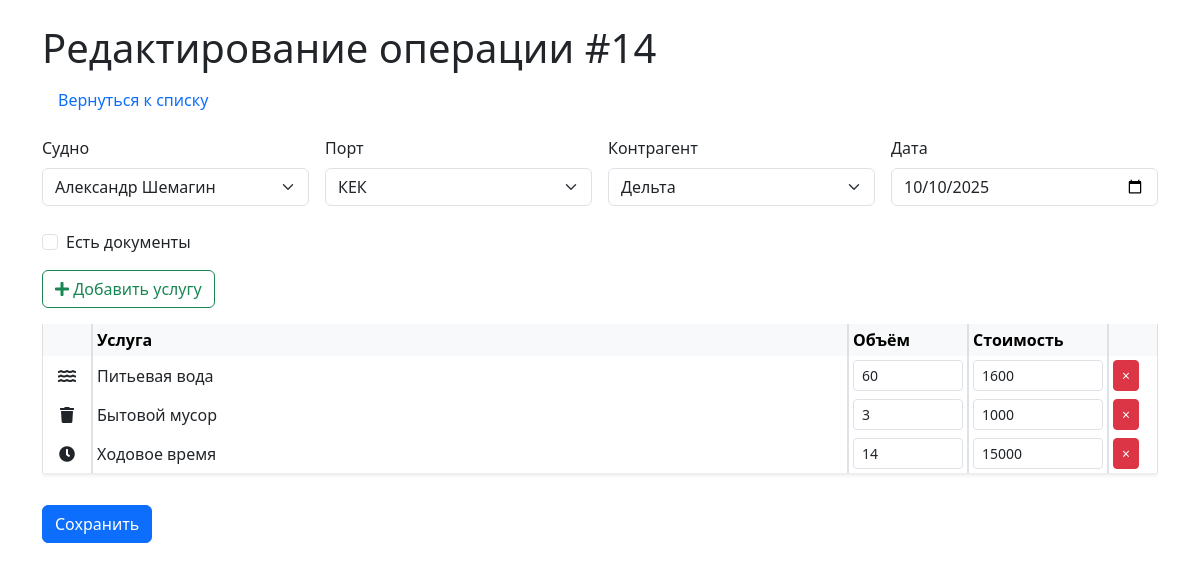
The app's page /edit/14 with its own data.
### models/schemas.py (models this page shows)
class Operation(Base):
    __tablename__ = "operations"
    id = Column(Integer, primary_key=True, index=True)
    ship_id = Column(Integer, ForeignKey("ships.id"))
    port_id = Column(Integer, ForeignKey("ports.id"))
    contractor_id = Column(Integer, ForeignKey("contractors.id"))
    date = Column(Date)
    has_documents = Column(Boolean, default=False)
    document_path = Column(String, nullable=True)
    ship = relationship("Ship")
    port = relationship("Port")
    contractor = relationship("Contractor")
    items = relationship("OperationItem", back_populates="operation", cascade="all, delete-orphan")

class Ship(Base):
    __tablename__ = "ships"
    id = Column(Integer, primary_key=True, index=True)
    name = Column(String, unique=True, index=True)

class Port(Base):
    __tablename__ = "ports"
    id = Column(Integer, primary_key=True, index=True)
    name = Column(String, unique=True, index=True)

class Contractor(Base):
    __tablename__ = "contractors"
    id = Column(Integer, primary_key=True, index=True)
    name = Column(String, unique=True, index=True)

class Item(Base):
    __tablename__ = "items"
    id = Column(Integer, primary_key=True, index=True)
    name = Column(String, unique=True, index=True)

### routers/operations.py (the view)
@router.get("/edit/{operation_id}", response_class=HTMLResponse)
async def edit_form(operation_id: int, request: Request, db: Session = Depends(get_db)):
    operation = db.query(Operation).filter(Operation.id == operation_id).first()
    if not operation:
        raise HTTPException(status_code=404, detail="Операция не найдена")
    ships = db.query(Ship).all()
    ports = db.query(Port).all()
    contractors = db.query(Contractor).all()
    items = db.query(Item).all()
    items_dict = [{"id": item.id, "name": item.name} for item in items]
    today = date.today().isoformat()  # Формат YYYY-MM-DD
    item_assocs = [
        {"item_id": op.item_id, "name": op.item.name, "volume": op.volume, "cost": op.cost}
        for op in operation.items
    ]
    return templates.TemplateResponse("edit.html", {
        "request": request,
        "operation": operation,
        "ships": ships,
        "ports": ports,
        "contractors": contractors,
        "items": items_dict,
        "today": today,
        "item_assocs": item_assocs
    })

### templates/edit.html (shortened to what this page needs)
<!DOCTYPE html>
<html lang="ru">
<head>
    <link href="/static/css/styles.css" rel="stylesheet">
    <link href="https://cdn.jsdelivr.net/npm/bootstrap@5.3.0/dist/css/bootstrap.min.css" rel="stylesheet">
    <link href="https://cdnjs.cloudflare.com/ajax/libs/font-awesome/5.15.4/css/all.min.css" rel="stylesheet">
</head>
<body>
    <div class="container mt-4">
        <h1>Редактирование операции #{{ operation.id }}</h1>
        <nav class="nav mb-3">
            <a class="nav-link" href="/">Вернуться к списку</a>
        </nav>
        <form method="post" id="operationForm">
            <div class="row g-3 mb-4">
                <div class="col-md-3">
                    <label for="ship_id" class="form-label">Судно</label>
                    <select class="form-select" id="ship_id" name="ship_id" required>
                        {% for ship in ships %}
                        <option value="{{ ship.id }}" {% if ship.id == operation.ship_id %}selected{% endif %}>{{ ship.name }}</option>
                        {% endfor %}
                    </select>
                </div>
                <div class="col-md-3">
                    <label for="port_id" class="form-label">Порт</label>
                    <select class="form-select" id="port_id" name="port_id" required>
                        {% for port in ports %}
                        <option value="{{ port.id }}" {% if port.id == operation.port_id %}selected{% endif %}>{{ port.name }}</option>
                        {% endfor %}
                    </select>
                </div>
                <div class="col-md-3">
                    <label for="contractor_id" class="form-label">Контрагент</label>
                    <select class="form-select" id="contractor_id" name="contractor_id" required>
                        {% for contractor in contractors %}
                        <option value="{{ contractor.id }}" {% if contractor.id == operation.contractor_id %}selected{% endif %}>{{ contractor.name }}</option>
                        {% endfor %}
                    </select>
                </div>
                <div class="col-md-3">
                    <label for="date" class="form-label">Дата</label>
                    <input type="date" class="form-control" id="date" name="date" value="{{ operation.date }}" required>
                </div>
            </div>
            <div class="mb-3 form-check">
                <input type="checkbox" class="form-check-input" id="has_documents" name="has_documents" {% if operation.has_documents %}checked{% endif %}>
                <label for="has_documents" class="form-check-label">Есть документы</label>
            </div>
            <button type="button" class="btn btn-outline-success mb-3" data-bs-toggle="modal" data-bs-target="#addItemModal">
                <i class="fas fa-plus"></i> Добавить услугу
            </button>
            <div class="table-responsive">
                <table class="table table-sm table-bordered" id="itemsTable">
                    <thead class="table-light">
                        <tr>
                            <th style="width: 50px"></th>
                            <th>Услуга</th>
                            <th style="width: 120px">Объём</th>
                            <th style="width: 140px">Стоимость</th>
                            <th style="width: 50px"></th>
                        </tr>
                    </thead>
                    <tbody>
                    </tbody>
                </table>
            </div>
            <button type="submit" class="btn btn-primary mt-3">Сохранить</button>
        </form>
    </div>
    <div class="modal fade" id="addItemModal" tabindex="-1">
        <div class="modal-dialog modal-lg">
            <div class="modal-content">
                <div class="modal-body">
                    <div class="row row-cols-2 row-cols-md-3 g-3">
                        {% for item in items %}
                        <div class="col">
                            <button type="button" class="btn btn-outline-primary w-100 text-start p-3 item-btn"
                                    data-item-id="{{ item.id }}"
                                    data-item-name="{{ item.name }}"
                                    onclick="addItemToTable({{ item.id }}, '{{ item.name }}')">
                                <div class="d-flex align-items-center gap-2">
                                    <div style="font-size: 1.5rem">
                                        {% if item.name == 'Питьевая вода' %}
                                        <i class="fas fa-water"></i>
                                        {% elif item.name == 'Хозфекальные воды' %}
                                        <i class="fas fa-tint-slash"></i>
                                        {% elif item.name == 'Шлам' %}
                                        <i class="fas fa-industry"></i>
                                        {% elif item.name == 'Бытовой мусор' %}
                                        <i class="fas fa-trash"></i>
                                        {% elif item.name == 'Пластик' %}
                                        <i class="fas fa-recycle"></i>
                                        {% elif item.name == 'Пищевые отходы' %}
                                        <i class="fas fa-utensils"></i>
                                        {% elif item.name == 'Кулинарный жир' %}
                                        <i class="fas fa-oil-can"></i>
                                        {% elif item.name == 'Эксплуатационные отходы' %}
                                        <i class="fas fa-tools"></i>
                                        {% elif item.name == 'Электронные отходы' %}
                                        <i class="fas fa-bolt"></i>
                                        {% elif item.name == 'Агентское вознаграждение' %}
                                        <i class="fas fa-handshake"></i>
                                        {% elif item.name == 'Опломбировка' %}
                                        <i class="fas fa-lock"></i>
                                        {% elif item.name == 'Ходовое время' %}
                                        <i class="fas fa-clock"></i>
                                        {% else %}
                                        <i class="fas fa-question"></i>
                                        {% endif %}
                                    </div>
                                </div>
                            </button>
                        </div>
                        {% endfor %}
                    </div>
                </div>
            </div>
        </div>
    </div>
</body>
</html>

### static/css/styles.css (style rules this page uses)
body { font-family: Arial, sans-serif; }
.table { border-collapse: separate; border-spacing: 0; box-shadow: 0 2px 4px rgba(0, 0, 0, 0.1); }
.table th, .table td { vertical-align: middle; }
.table th { background-color: #f8f9fa; }
.container { max-width: 1200px; }

### records on screen
Operation: id "14", ship_id "Александр Шемагин", port_id "КЕК", contractor_id "Дельта", date "10/10/2025"
Item: name "Питьевая вода" (drawn)
Item: name "Бытовой мусор" (drawn)
Item: name "Ходовое время" (drawn)
